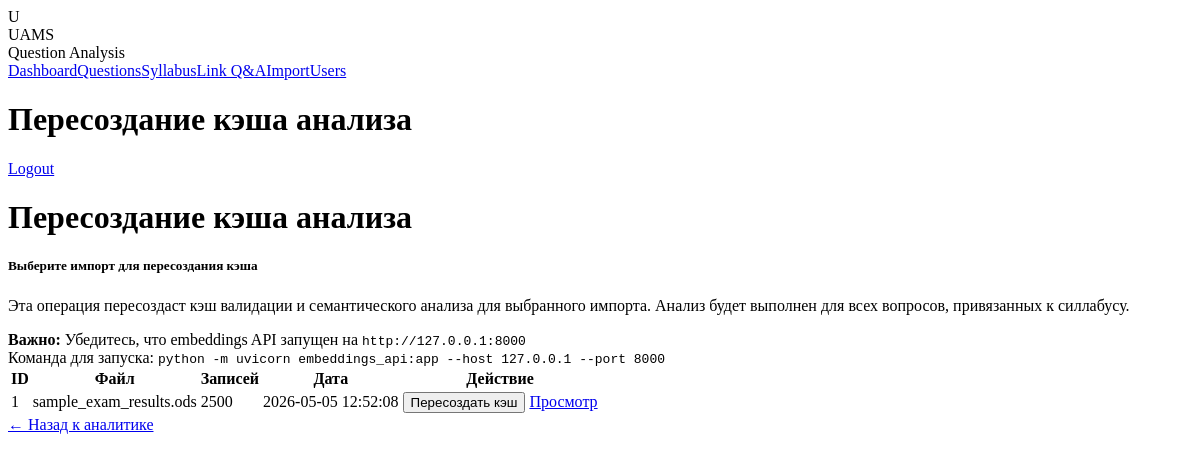
Screenshot of /ai_analytics/rebuild_cache.php (signed in) with the database file from the repository.
### tables this page shows
CREATE TABLE IF NOT EXISTS imports_log (
  import_id INT AUTO_INCREMENT PRIMARY KEY,
  source_filename VARCHAR(255) NOT NULL,
  source_format VARCHAR(30) NOT NULL,
  rows_total INT NOT NULL DEFAULT 0,
  rows_imported INT NOT NULL DEFAULT 0,
  rows_rejected INT NOT NULL DEFAULT 0,
  import_type VARCHAR(80) NOT NULL DEFAULT 'exam_results_upload',
  created_at TIMESTAMP DEFAULT CURRENT_TIMESTAMP
);

### ai_analytics/rebuild_cache.php (the view, shortened to what this page needs)
<?php
require_once __DIR__ . '/../includes/layout.php';
$imports = rows("SELECT import_id, source_filename, rows_imported, created_at FROM imports_log ORDER BY import_id DESC LIMIT 20");
?>
<div class="container-fluid py-4">
    <h1 class="h3 mb-4">Пересоздание кэша анализа</h1>
    <div class="card">
        <div class="card-header">
            <h5 class="mb-0">Выберите импорт для пересоздания кэша</h5>
        </div>
        <div class="card-body">
            <p class="text-muted">
                Эта операция пересоздаст кэш валидации и семантического анализа для выбранного импорта.
                Анализ будет выполнен для всех вопросов, привязанных к силлабусу.
            </p>
            <div class="alert alert-info">
                <strong>Важно:</strong> Убедитесь, что embeddings API запущен на <code>http://127.0.0.1:8000</code>
                <br>Команда для запуска: <code>python -m uvicorn embeddings_api:app --host 127.0.0.1 --port 8000</code>
            </div>
            <table class="table table-hover">
                <thead>
                    <tr>
                        <th>ID</th>
                        <th>Файл</th>
                        <th>Записей</th>
                        <th>Дата</th>
                        <th>Действие</th>
                    </tr>
                </thead>
                <tbody>
                    <?php foreach ($imports as $import): ?>
                        <tr>
                            <td><?= h($import['import_id']) ?></td>
                            <td><?= h($import['source_filename']) ?></td>
                            <td><?= h($import['rows_imported']) ?></td>
                            <td><?= h($import['created_at']) ?></td>
                            <td>
                                <form method="post" style="display: inline;">
                                    <button type="submit" class="btn btn-sm btn-primary"
                                            onclick="return confirm('Пересоздать кэш для импорта #<?= h($import['import_id']) ?>? Это может занять несколько минут.')">
                                        Пересоздать кэш
                                    </button>
                                </form>
                                <a href="index.php?import_id=<?= h($import['import_id']) ?>" class="btn btn-sm btn-outline-secondary">
                                    Просмотр
                                </a>
                            </td>
                        </tr>
                    <?php endforeach; ?>
                </tbody>
            </table>
        </div>
    </div>
    <div class="mt-3">
        <a href="index.php" class="btn btn-secondary">← Назад к аналитике</a>
    </div>
</div>

### ai_analytics/assets/app.css (style rules this page uses)
body { background:var(--bg-secondary); }

### rows the page displays
imports_log: import_id "1", source_filename "sample_exam_results.ods", rows_imported "2500", created_at "2026-05-05 12:52:08"

### other values shown
$title "Пересоздание кэша анализа"
